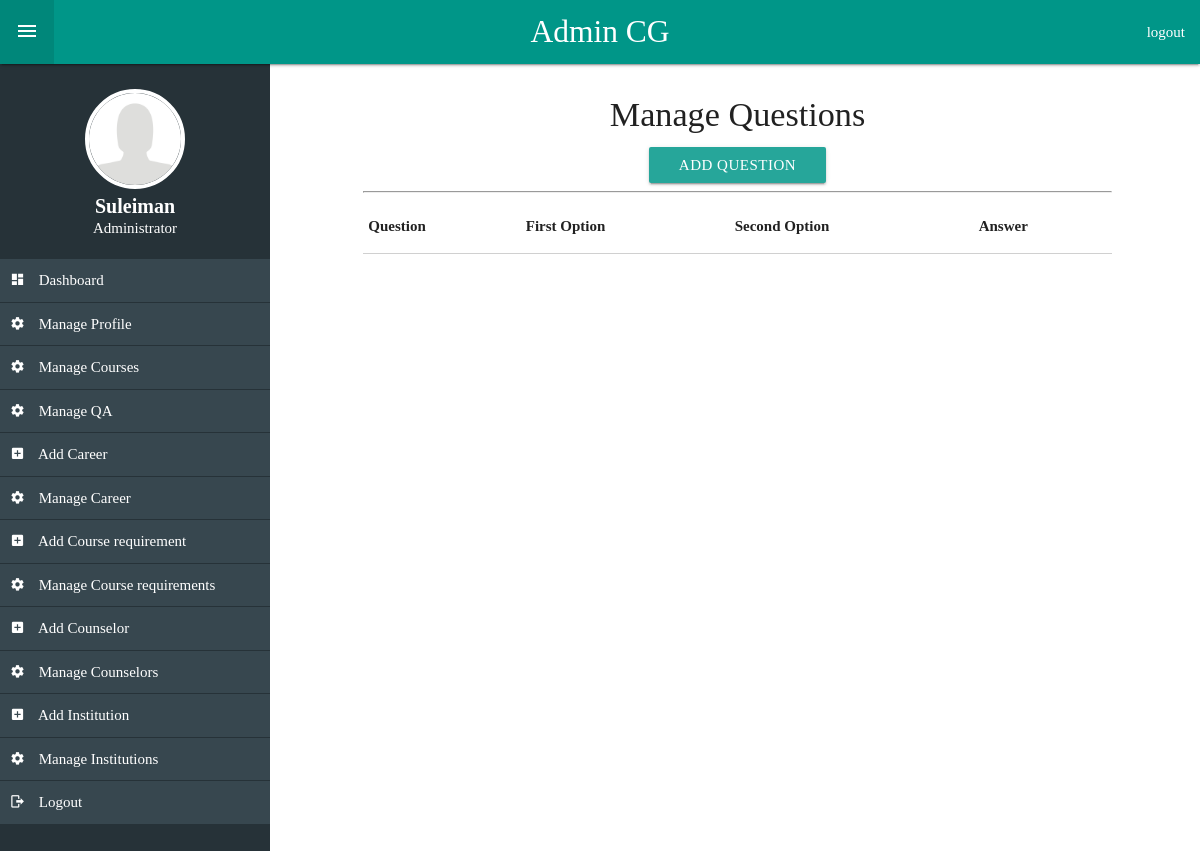
Before: /admin/admin.php?action=manage_questions (signed in) with the older database file.
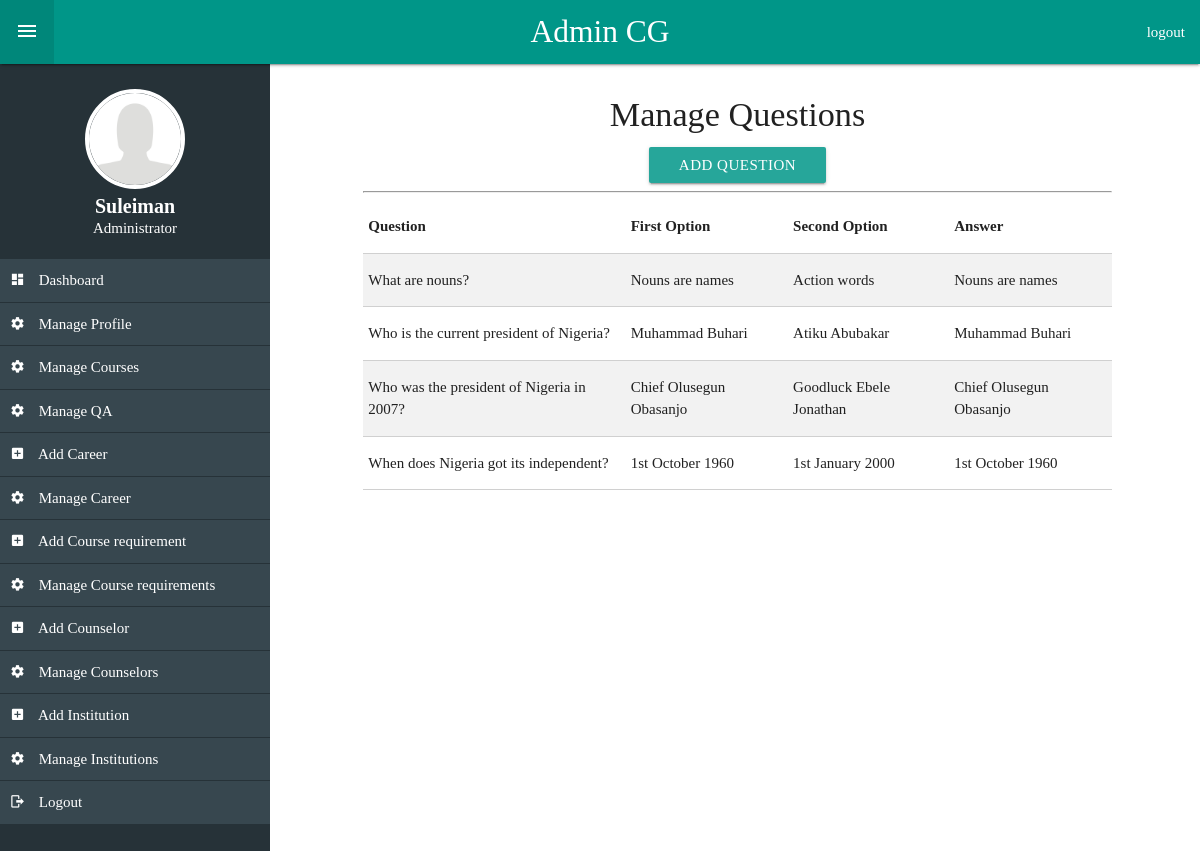
After: the same page with the newer database file.
### tables this page shows
CREATE TABLE `questions` (
  `id` int(11) NOT NULL,
  `question` varchar(255) NOT NULL,
  `opt1` varchar(200) NOT NULL,
  `opt2` varchar(200) NOT NULL,
  `answer` varchar(200) NOT NULL
);

### admin/includes/questions.php (the view, shortened to what this page needs)
<section class="col s12 m10 offset-m1">
	<h4 class="center-align">Manage Questions</h4>
  <div class="center-align">
    <a class="btn accent-1" href="admin.php?action=add_question">Add Question</a>
  </div>
  <hr>
	<table class="bordered striped">
    <thead>
      <tr>
        <th data-field="jamb">Question</th>
        <th data-field="jamb">First Option</th>
        <th data-field="jamb">Second Option</th>
        <th data-field="jamb">Answer</th>
      </tr>
    </thead>
    <tbody>
      <?php
      	$sql = "SELECT * FROM `questions` ORDER BY id DESC";
      	$run_sql = @mysqli_query($dbc, $sql);
      	while($row = mysqli_fetch_array($run_sql)){
      ?>
      <tr>
        <td><?php echo $row["question"];?></td>
        <td><?php echo $row["opt1"]; ?></td>
        <td><?php echo $row["opt2"]; ?></td>
        <td><?php echo $row["answer"]; ?></td>
      </tr>
    	<?php }  ?>
    </tbody>
  </table>
</section>

### admin/admin.php (shortened to what this page needs)
<?php
require_once '../connection.php';
  $username = $_SESSION['admin'];
?>
<!DOCTYPE html>
<html lang="en">
<head>
	<link href="../css/materialize.css" type="text/css" rel="stylesheet" media="screen,projection"/>
  <link href="../css/admin.css" type="text/css" rel="stylesheet" media="screen,projection"/>
  <link href="../css/materialdesignicons.min.css" media="all" rel="stylesheet" type="text/css" />
</head>
<body>
	<div class="navbar-fixed">
		<nav role="navigation" class="teal ">
			<div class="nav-wrapper">
				<a href="admin.php" class="brand-logo center">Admin CG</a>
        <ul id="left">
          <li><a class="toggle"><i class="mdi mdi-menu"></i></a></li>
        </ul>
				<ul class="right ">
					<li><a href="logout.php">logout</a></li>
				</ul>
			</div>
		</nav>
	</div>
  <div class="row">
    <aside class=" blue-grey darken-4 hide-on-small-only" id="sidebar">
      <div class="valign-wrapper sidebar-header">
        <div class="row">
          <div class="col s12">
            <?php
              $sql = "SELECT * FROM `admin` WHERE `username`='$username'";
              $query = @mysqli_query($dbc, $sql);
              while ($row = mysqli_fetch_array($query)) {
                $fullname = $row['fullname'];
                $photo = $row['photo'];
            ?>
            <img src="../images/<?php echo $photo; ?>" class="responsive-img circle" alt="" style="width: 100px">
            <div class="white-text center-align">
              <h3 class="h3"><?php echo $fullname; ?></h3>
              <p>Administrator</p>
            </div>
            <?php } ?>
          </div>
        </div>
      </div>
      <ul class="sidebar-nav">
        <li><a href="admin.php"><i class="mdi mdi-view-dashboard"></i> Dashboard</a></li>
        <li><a href="admin.php?action=manage_admin"><i class="mdi mdi-settings"></i> Manage Profile</a></li>
        <li><a href="admin.php?action=manage_courses"><i class="mdi mdi-settings"></i> Manage Courses</a></li>
        <li><a href="admin.php?action=manage_questions"><i class="mdi mdi-settings"></i> Manage QA</a></li>
        <li><a href="admin.php?action=add_course_career"><i class="mdi mdi-plus-box"></i> Add Career</a></li>
        <li><a href="admin.php?action=manage_career"><i class="mdi mdi-settings"></i> Manage Career </a></li>
        <li><a href="admin.php?action=add_course_requirement"><i class="mdi mdi-plus-box"></i> Add Course requirement</a></li>
        <li><a href="admin.php?action=manage_requirements"><i class="mdi mdi-settings"></i> Manage Course requirements</a></li>
        <li><a href="admin.php?action=add_counselor"><i class="mdi mdi-plus-box"></i> Add Counselor</a></li>
        <li><a href="admin.php?action=manage_counselors"><i class="mdi mdi-settings"></i> Manage Counselors</a></li>
        <li><a href="admin.php?action=add_institution"><i class="mdi mdi-plus-box"></i> Add Institution</a></li>
        <li><a href="admin.php?action=manage_institutions"><i class="mdi mdi-settings"></i> Manage Institutions</a></li>
        <li><a href="logout.php"><i class="mdi mdi-logout"></i> Logout</a></li>
      </ul>
    </aside>
    <main id="main" class="section">
      <?php
        if(isset($_GET['action']) && $_GET['action'] === "add_course"){
          require_once 'includes/add_course.php';
        }else if(isset($_GET['action']) && $_GET['action'] === "manage_courses"){
          require_once 'includes/manage_courses.php';
        }else if(isset($_GET['action']) && $_GET['action'] === "edit_course"){
          require_once 'includes/edit_course.php';
        }else if(isset($_GET['action']) && $_GET['action'] === "delete_course"){
          require_once 'includes/delete_course.php';
        }else if(isset($_GET['action']) && $_GET['action'] === "update_admin"){
          require_once 'includes/update_admin.php';
        }else if(isset($_GET['action']) && $_GET['action'] === "manage_admin"){
          require_once 'includes/manage_admin.php';
        }else if(isset($_GET['action']) && $_GET['action'] === "change_password"){
          require_once 'includes/change_password.php';
        }else if(isset($_GET['action']) && $_GET['action'] === "change_password"){
          require_once 'includes/change_password.php';
        }else if(isset($_GET['action']) && $_GET['action'] === "add_course_requirement"){
          require_once 'includes/add_course_requirement.php';
        }else if(isset($_GET['action']) && $_GET['action'] === "manage_requirements"){
          require_once 'includes/manage_requirements.php';
        }else if(isset($_GET['action']) && $_GET['action'] === "edit_requirements"){
          require_once 'includes/edit_requirements.php';
        }else if(isset($_GET['action']) && $_GET['action'] === "delete_requirement"){
          require_once 'includes/delete_requirements.php';
        }else if(isset($_GET['action']) && $_GET['action'] === "add_institution"){
          require_once 'includes/add_institution.php';
        }else if(isset($_GET['action']) && $_GET['action'] === "manage_institutions"){
          require_once 'includes/manage_institutions.php';
        }else if(isset($_GET['action']) && $_GET['action'] === "edit_institution"){
          require_once 'includes/edit_institution.php';
        }else if(isset($_GET['action']) && $_GET['action'] === "delete_institution"){
          require_once 'includes/delete_institution.php';
        }else if(isset($_GET['action']) && $_GET['action'] === "add_course_career"){
          require_once 'includes/add_course_career.php';
        }else if(isset($_GET['action']) && $_GET['action'] === "manage_career"){
          require_once 'includes/manage_course_career.php';
        }else if(isset($_GET['action']) && $_GET['action'] === "edit_career"){
          require_once 'includes/edit_career.php';
        }else if(isset($_GET['action']) && $_GET['action'] === "delete_career"){
          require_once 'includes/delete_career.php';
        }else if(isset($_GET['action']) && $_GET['action'] === "manage_questions"){
          require_once 'includes/questions.php';
        }else if(isset($_GET['action']) && $_GET['action'] === "add_question"){
          require_once 'includes/add_question.php';
        }else if(isset($_GET['action']) && $_GET['action'] === "add_counselor"){
          require_once 'includes/add_counselor.php';
        }else if(isset($_GET['action']) && $_GET['action'] === "manage_counselors"){
          require_once 'includes/manage_counselors.php';
        }else if(isset($_GET['action']) && $_GET['action'] === "edit_counselor"){
          require_once 'includes/edit_counselor.php';
        }else if(isset($_GET['action']) && $_GET['action'] === "delete_counselor"){
          require_once 'includes/delete_counselor.php';
        }
      ?>
    </main>
  </div>
</body>
</html>

### css/admin.css (style rules this page uses)
body { padding-top: 0; font-family: ubuntu; }
#sidebar { display: block; height: 100vh; position: fixed; width: 270px; z-index: 100; overflow-y: scroll; }
#main { margin-left: 275px; min-height: 100vh; }
.toggle { font-size: 20px; }
.sidebar-header { margin-top: 40px; height: 140px; padding: 15px; }
img.circle { border: 4px solid #fff; }
.sidebar-header h3.h3 { margin: 0; font-size: 20px; font-weight: bold }
.sidebar-header p { margin: 0; }
.sidebar-nav { padding-bottom: 55px; }
.sidebar-nav > li > a >i { margin-right: 10px; color: #ffffff; }
.sidebar-nav li a { margin-bottom: 1px; padding: 10px; display: block; background-color: #37474f; color: #fff; }

Changed rows visible on the page:
added questions: question "What are nouns?", opt1 "Nouns are names", opt2 "Action words", answer "Nouns are names"
added questions: question "Who is the current president of Nigeria?", opt1 "Muhammad Buhari", opt2 "Atiku Abubakar", answer "Muhammad Buhari"
added questions: question "Who was the president of Nigeria in 2007?", opt1 "Chief Olusegun Obasanjo", opt2 "Goodluck Ebele Jonathan", answer "Chief Olusegun Obasanjo"
added questions: question "When does Nigeria got its independent?", opt1 "1st October 1960", opt2 "1st January 2000", answer "1st October 1960"
